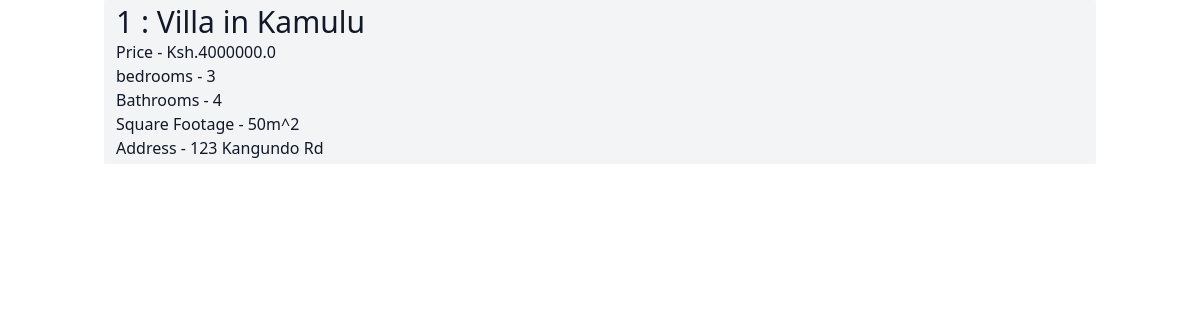
Page /single_listing/1 on the committed database.
### listings/models.py (models this page shows, shortened)
class Listing(models.Model):
    title = models.CharField(max_length=200)
    price = models.FloatField()
    number_of_bedrooms = models.IntegerField()
    number_of_bathrooms = models.IntegerField()
    square_footage = models.IntegerField()
    address = models.CharField(max_length=100)
    image = models.ImageField()

### listings/views.py (the view)
# urls.py: path('single_listing/<pk>', views.single_listing, name='single_listing'),
def single_listing(request, pk):
    single_listing = Listing.objects.get(id=pk)
    context = {
        'listing':single_listing
    }
    return render(request, 'pages/listing.html', context)

### listings/templates/pages/listing.html (shortened to what this page needs)
{% extends 'pages/base.html' %}
    {% block content %}
    <div class="px-3 py-1 bg-gray-100 rounded-sm">
      <h3 class="text-3xl text-gray-900">
        {{ listing.id }} : {{ listing.title }}
      </h3>
      <p class="text-gray-900">Price - Ksh.{{ listing.price }}</p>
      <p class="text-gray-900">bedrooms - {{ listing.number_of_bedrooms }}</p>
      <p class="text-gray-900">Bathrooms - {{ listing.number_of_bathrooms }}</p>
      <p class="text-gray-900">
        Square Footage - {{ listing.square_footage }}m^2
      </p>
      <p class="text-gray-900">Address - {{ listing.address }}</p>
    </div>
    {% endblock content %}

### rows in the picture
Listing: id "1", title "Villa in Kamulu", price "4000000.0", number_of_bedrooms "3", number_of_bathrooms "4", square_footage "50", address "123 Kangundo Rd"
